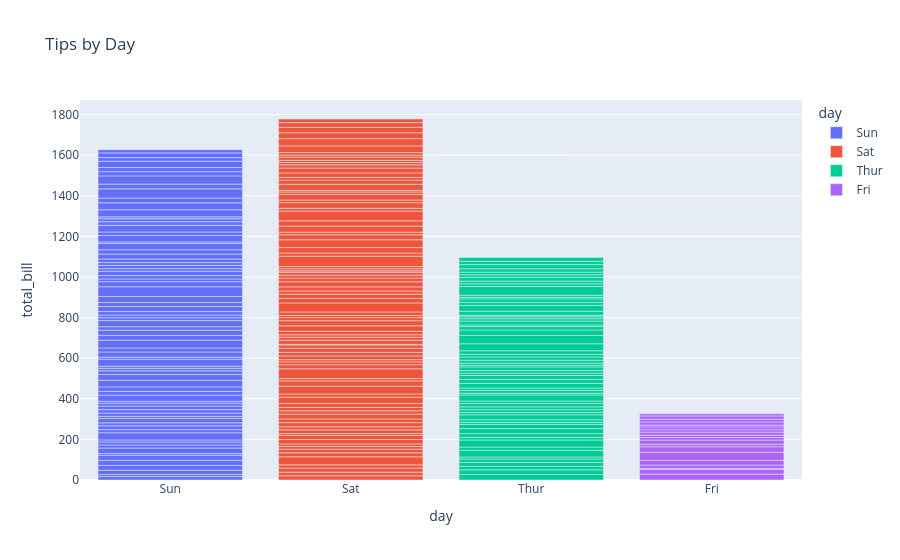

Write notebook code for a chart like this one.
### Code cell
px.bar(tips,x = 'day', y ='total_bill', color ='day', title ='Tips by Day')

### Figure 1 — Plotly figure (JSON) as saved in the notebook; plotly's stock layout.template omitted (floating-point values rounded to 4 significant figures)
{"data": [{"hovertemplate": "day=%{x}<br>total_bill=%{y}<extra></extra>", "legendgroup": "Sun", "marker": {"color": "#636efa", "pattern": {"shape": ""}}, "name": "Sun", "orientation": "v", "showlegend": true, "textposition": "auto", "type": "bar", "x": ["Sun", "Sun", "Sun", "Sun", "Sun", "Sun", "Sun", "Sun", "Sun", "Sun", "Sun", "Sun", "Sun", "Sun", "Sun", "Sun", "Sun", "Sun", "Sun", "Sun", "Sun", "Sun", "Sun", "Sun", "Sun", "Sun", "Sun", "Sun", "Sun", "Sun", "Sun", "Sun", "Sun", "Sun", "Sun", "Sun", "Sun", "Sun", "Sun", "Sun", "Sun", "Sun", "Sun", "Sun", "Sun", "Sun", "Sun", "Sun", "Sun", "Sun", "Sun", "Sun", "Sun", "Sun", "Sun", "Sun", "Sun", "Sun", "Sun", "Sun", "Sun", "Sun", "Sun", "Sun", "Sun", "Sun", "Sun", "Sun", "Sun", "Sun", "Sun", "Sun", "Sun", "Sun", "Sun", "Sun"], "xaxis": "x", "y": [16.99, 10.34, 21.01, 23.68, 24.59, 25.29, 8.77, 26.88, 15.04, 14.78, 10.27, 35.26, 15.42, 18.43, 14.83, 21.58, 10.33, 16.29, 16.97, 17.46, 13.94, 9.68, 30.4, 18.29, 22.23, 32.4, 28.55, 18.04, 12.54, 10.29, 34.81, 9.94, 25.56, 19.49, 38.07, 23.95, 25.71, 17.31, 29.93, 14.07, 13.13, 17.26, 24.55, 19.77, 29.85, 48.17, 25.0, 13.39, 16.49, 21.5, 12.66, 16.21, 13.81, 17.51, 24.52, 20.76, 31.71, 7.25, 31.85, 16.82, 32.9, 17.89, 14.48, 9.6, 34.63, 34.65, 23.33, 45.35, 23.17, 40.55, 20.69, 20.9, 30.46, 18.15, 23.1, 15.69], "yaxis": "y"}, {"hovertemplate": "day=%{x}<br>total_bill=%{y}<extra></extra>", "legendgroup": "Sat", "marker": {"color": "#EF553B", "pattern": {"shape": ""}}, "name": "Sat", "orientation": "v", "showlegend": true, "textposition": "auto", "type": "bar", "x": ["Sat", "Sat", "Sat", "Sat", "Sat", "Sat", "Sat", "Sat", "Sat", "Sat", "Sat", "Sat", "Sat", "Sat", "Sat", "Sat", "Sat", "Sat", "Sat", "Sat", "Sat", "Sat", "Sat", "Sat", "Sat", "Sat", "Sat", "Sat", "Sat", "Sat", "Sat", "Sat", "Sat", "Sat", "Sat", "Sat", "Sat", "Sat", "Sat", "Sat", "Sat", "Sat", "Sat", "Sat", "Sat", "Sat", "Sat", "Sat", "Sat", "Sat", "Sat", "Sat", "Sat", "Sat", "Sat", "Sat", "Sat", "Sat", "Sat", "Sat", "Sat", "Sat", "Sat", "Sat", "Sat", "Sat", "Sat", "Sat", "Sat", "Sat", "Sat", "Sat", "Sat", "Sat", "Sat", "Sat", "Sat", "Sat", "Sat", "Sat", "Sat", "Sat", "Sat", "Sat", "Sat", "Sat", "Sat"], "xaxis": "x", "y": [20.65, 17.92, 20.29, 15.77, 39.42, 19.82, 17.81, 13.37, 12.69, 21.7, 19.65, 9.55, 18.35, 15.06, 20.69, 17.78, 24.06, 16.31, 16.93, 18.69, 31.27, 16.04, 38.01, 26.41, 11.24, 48.27, 20.29, 13.81, 11.02, 18.29, 17.59, 20.08, 16.45, 3.07, 20.23, 15.01, 12.02, 17.07, 26.86, 25.28, 14.73, 10.51, 17.92, 44.3, 22.42, 20.92, 15.36, 20.49, 25.21, 18.24, 14.31, 14.0, 7.25, 10.59, 10.63, 50.81, 15.81, 26.59, 38.73, 24.27, 12.76, 30.06, 25.89, 48.33, 13.27, 28.17, 12.9, 28.15, 11.59, 7.74, 30.14, 20.45, 13.28, 22.12, 24.01, 15.69, 11.61, 10.77, 15.53, 10.07, 12.6, 32.83, 35.83, 29.03, 27.18, 22.67, 17.82], "yaxis": "y"}, {"hovertemplate": "day=%{x}<br>total_bill=%{y}<extra></extra>", "legendgroup": "Thur", "marker": {"color": "#00cc96", "pattern": {"shape": ""}}, "name": "Thur", "orientation": "v", "showlegend": true, "textposition": "auto", "type": "bar", "x": ["Thur", "Thur", "Thur", "Thur", "Thur", "Thur", "Thur", "Thur", "Thur", "Thur", "Thur", "Thur", "Thur", "Thur", "Thur", "Thur", "Thur", "Thur", "Thur", "Thur", "Thur", "Thur", "Thur", "Thur", "Thur", "Thur", "Thur", "Thur", "Thur", "Thur", "Thur", "Thur", "Thur", "Thur", "Thur", "Thur", "Thur", "Thur", "Thur", "Thur", "Thur", "Thur", "Thur", "Thur", "Thur", "Thur", "Thur", "Thur", "Thur", "Thur", "Thur", "Thur", "Thur", "Thur", "Thur", "Thur", "Thur", "Thur", "Thur", "Thur", "Thur", "Thur"], "xaxis": "x", "y": [27.2, 22.76, 17.29, 19.44, 16.66, 10.07, 32.68, 15.98, 34.83, 13.03, 18.28, 24.71, 21.16, 10.65, 12.43, 24.08, 11.69, 13.42, 14.26, 15.95, 12.48, 29.8, 8.52, 14.52, 11.38, 22.82, 19.08, 20.27, 11.17, 12.26, 18.26, 8.51, 10.33, 14.15, 16.0, 13.16, 17.47, 34.3, 41.19, 27.05, 16.43, 8.35, 18.64, 11.87, 9.78, 7.51, 19.81, 28.44, 15.48, 16.58, 7.56, 10.34, 43.11, 13.0, 13.51, 18.71, 12.74, 13.0, 16.4, 20.53, 16.47, 18.78], "yaxis": "y"}, {"hovertemplate": "day=%{x}<br>total_bill=%{y}<extra></extra>", "legendgroup": "Fri", "marker": {"color": "#ab63fa", "pattern": {"shape": ""}}, "name": "Fri", "orientation": "v", "showlegend": true, "textposition": "auto", "type": "bar", "x": ["Fri", "Fri", "Fri", "Fri", "Fri", "Fri", "Fri", "Fri", "Fri", "Fri", "Fri", "Fri", "Fri", "Fri", "Fri", "Fri", "Fri", "Fri", "Fri"], "xaxis": "x", "y": [28.97, 22.49, 5.75, 16.32, 22.75, 40.17, 27.28, 12.03, 21.01, 12.46, 11.35, 15.38, 12.16, 13.42, 8.58, 15.98, 13.42, 16.27, 10.09], "yaxis": "y"}], "layout": {"barmode": "relative", "legend": {"title": {"text": "day"}, "tracegroupgap": 0}, "title": {"text": "Tips by Day"}, "xaxis": {"anchor": "y", "categoryarray": ["Sun", "Sat", "Thur", "Fri"], "categoryorder": "array", "domain": [0, 1], "title": {"text": "day"}}, "yaxis": {"anchor": "x", "domain": [0, 1], "title": {"text": "total_bill"}}}}
